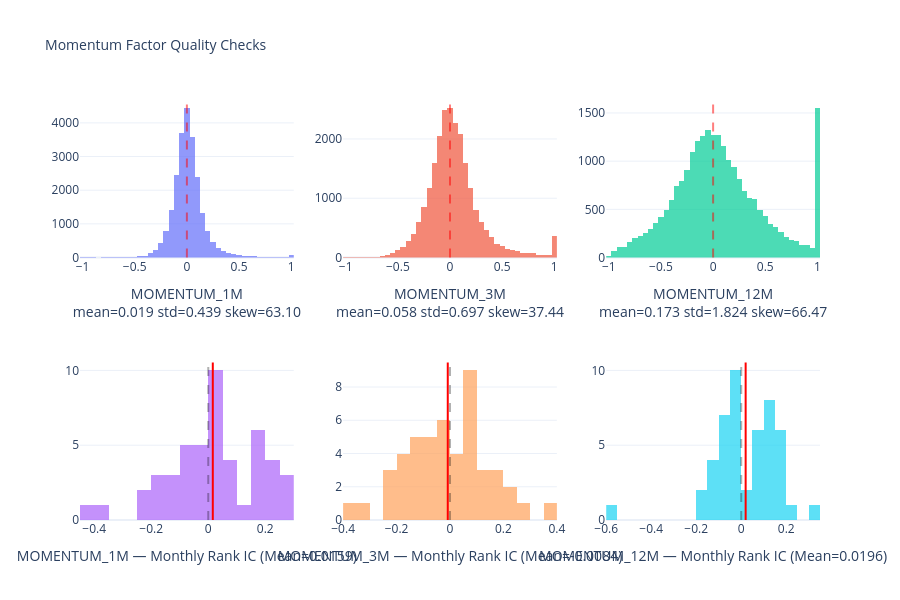

Notebook code for this chart:
### Markdown cell above
#### Factor Quality Gate: Momentum Signal Validation

Momentum (past winners continue to win) is one of the most documented cross-sectional predictors of future returns, but it can break down in crash regimes or small universes. Before carrying momentum features forward, we check three properties:

1. **Distribution shape** — Momentum returns should be roughly symmetric with moderate tails. Heavy skewness suggests survivorship bias or outlier contamination that would distort z-scores downstream.
2. **Univariate rank IC** — Does higher momentum predict higher next-month returns? We compute Spearman rank correlation between momentum and 1-month forward return for each cross-section. A mean |IC| > 0.02 is encouraging; < 0.01 suggests the signal is too noisy for this universe.
3. **Autocorrelation of ranks** — Momentum should persist for 1-6 months then decay. If cross-sectional rank autocorrelation is zero at lag 1, there is no persistence and the signal is likely noise.

**Decision impact:** If all three momentum horizons (1M, 3M, 12M) show |IC| < 0.01, momentum may not be useful for this universe — but we still carry it forward as XGBoost can find non-linear interactions. Low autocorrelation means the factor needs monthly recomputation (no forward-filling). Severe skewness (|skew| > 2) warrants winsorisation before z-scoring.

### Code cell
from snowflake.snowpark.functions import corr as sf_corr, rank as sf_rank, skew as sf_skew

mom_sf = (price_features
    .select("TICKER", "MONTH_DATE", "CLOSE_PRICE", "MOMENTUM_1M", "MOMENTUM_3M", "MOMENTUM_12M")
    .with_column("FWD_RETURN_1M",
        F.lead("CLOSE_PRICE", 1).over(W.partition_by("TICKER").order_by("MONTH_DATE"))
        / F.col("CLOSE_PRICE") - 1)
    .dropna()
)

mom_cols = ["MOMENTUM_1M", "MOMENTUM_3M", "MOMENTUM_12M"]

mom_stats = mom_sf.select(
    *[F.avg(c).alias(f"{c}_MEAN") for c in mom_cols],
    *[F.stddev(F.col(c)).alias(f"{c}_STD") for c in mom_cols],
    *[sf_skew(F.col(c)).alias(f"{c}_SKEW") for c in mom_cols],
).to_pandas().iloc[0]

mom_hist_pd = mom_sf.select(*mom_cols).to_pandas()

mom_ranked = (mom_sf
                .with_columns([f"RANK_{c}" for c in mom_cols]
                            , [sf_rank().over(W.partition_by("MONTH_DATE").order_by(c)) for c in mom_cols])
                .with_column("RANK_FWD", sf_rank().over(W.partition_by("MONTH_DATE").order_by("FWD_RETURN_1M")))
                .with_column("N", F.count("*").over(W.partition_by("MONTH_DATE")))
                .filter(F.col("N") >= 10)
            )

all_ics = (mom_ranked
    .group_by("MONTH_DATE")
    .agg(*[sf_corr(F.col(f"RANK_{c}"), F.col("RANK_FWD")).alias(f"IC_{c}") for c in mom_cols])
    .sort("MONTH_DATE")
).to_pandas()

all_ics_long = all_ics.melt(id_vars=["MONTH_DATE"], value_vars=[f"IC_{c}" for c in mom_cols],
    var_name="FACTOR", value_name="IC")
all_ics_long["FACTOR"] = all_ics_long["FACTOR"].str.replace("IC_", "")

fig = make_subplots(rows=2, cols=3, subplot_titles=["" for _ in range(6)])

for i, col_name in enumerate(mom_cols):
    vals = mom_hist_pd[col_name]
    fig.add_trace(go.Histogram(x=vals.clip(-1, 1), nbinsx=50, opacity=0.7,
        name=col_name, showlegend=False), row=1, col=i+1)
    fig.add_vline(x=0, line_dash="dash", line_color="red", opacity=0.5, row=1, col=i+1)
    m, s, sk = mom_stats[f"{col_name}_MEAN"], mom_stats[f"{col_name}_STD"], mom_stats[f"{col_name}_SKEW"]
    fig.update_xaxes(title_text=f"{col_name}<br>mean={m:.3f} std={s:.3f} skew={sk:.2f}", row=1, col=i+1)

for i, col_name in enumerate(mom_cols):
    ic_vals = all_ics_long.loc[all_ics_long["FACTOR"] == col_name, "IC"].dropna()
    mean_ic = ic_vals.mean() if len(ic_vals) > 0 else 0
    fig.add_trace(go.Histogram(x=ic_vals, nbinsx=30, opacity=0.7,
        name=f"IC {col_name}", showlegend=False), row=2, col=i+1)
    fig.add_vline(x=mean_ic, line_color="red", line_width=2, row=2, col=i+1)
    fig.add_vline(x=0, line_dash="dash", line_color="black", opacity=0.3, row=2, col=i+1)
    fig.update_xaxes(title_text=f"{col_name} — Monthly Rank IC (Mean={mean_ic:.4f})", row=2, col=i+1)

fig.update_layout(height=600, template="plotly_white",
    title_text="Momentum Factor Quality Checks", title_font_size=14)
fig.show()

print(f"\n{'Factor':<20} {'Mean IC':>10} {'|IC| > 0.02':>12} {'Skewness':>10} {'Status':>10}")
print("-" * 65)
for col_name in mom_cols:
    ic_vals = all_ics_long.loc[all_ics_long["FACTOR"] == col_name, "IC"].dropna()
    mean_ic = ic_vals.mean() if len(ic_vals) > 0 else 0
    skew_val = float(mom_stats[f"{col_name}_SKEW"])
    status = "PASS" if abs(mean_ic) > 0.02 else "REVIEW" if abs(mean_ic) > 0.01 else "WEAK"
    print(f"{col_name:<20} {mean_ic:>+10.4f} {'Yes' if abs(mean_ic) > 0.02 else 'No':>12} {skew_val:>10.2f} {status:>10}")

### Figure 1 — Plotly figure (JSON) as saved in the notebook; plotly's stock layout.template omitted (floating-point values rounded to 4 significant figures; data arrays with more than 128 entries replaced by an {"elided": "..."} marker saying what was removed)
{"data": [{"name": "MOMENTUM_1M", "nbinsx": 50, "opacity": 0.7, "showlegend": false, "type": "histogram", "x": {"elided": "23343 float values"}, "xaxis": "x", "yaxis": "y"}, {"name": "MOMENTUM_3M", "nbinsx": 50, "opacity": 0.7, "showlegend": false, "type": "histogram", "x": {"elided": "23343 float values"}, "xaxis": "x2", "yaxis": "y2"}, {"name": "MOMENTUM_12M", "nbinsx": 50, "opacity": 0.7, "showlegend": false, "type": "histogram", "x": {"elided": "23343 float values"}, "xaxis": "x3", "yaxis": "y3"}, {"name": "IC MOMENTUM_1M", "nbinsx": 30, "opacity": 0.7, "showlegend": false, "type": "histogram", "x": [0.1689, -0.08384, -0.3623, 0.04128, 0.0145, 0.029, -0.1444, 0.2062, -0.4121, 0.02045, 0.06135, -0.04725, -0.1959, 0.05883, 0.116, -0.2111, 0.1691, 0.2017, -0.1401, 0.1961, -0.2313, 0.03779, -0.05779, 0.2496, 0.03665, -0.02793, -0.1118, 0.09701, -0.07672, 0.04066, 0.2565, -0.03074, -0.09343, -0.08183, 0.219, -0.1796, 0.04487, 0.1861, 0.1874, 0.008071, 0.03362, 0.2563, -0.04767, 0.1856, 0.07315, 0.2913, -0.0289, -0.1591], "xaxis": "x4", "yaxis": "y4"}, {"name": "IC MOMENTUM_3M", "nbinsx": 30, "opacity": 0.7, "showlegend": false, "type": "histogram", "x": [0.07342, 0.003792, -0.3595, 0.03453, 0.1307, 0.0807, -0.1999, 0.25, -0.3129, -0.05749, 0.03905, -0.1735, 0.07765, -0.06879, -0.1055, -0.1279, -0.006193, 0.07667, -0.2299, -0.229, -0.0002241, 0.0734, -0.02055, 0.1571, 0.09748, -0.06225, -0.1466, 0.1215, -0.1078, 0.05969, 0.1217, -0.06338, 0.07192, -0.1848, 0.188, -0.1196, -0.2487, -0.03096, 0.09898, 0.01617, 0.1521, 0.204, -0.01826, -0.001145, 0.2132, 0.3577, -0.0688, -0.158], "xaxis": "x5", "yaxis": "y5"}, {"name": "IC MOMENTUM_12M", "nbinsx": 30, "opacity": 0.7, "showlegend": false, "type": "histogram", "x": [0.1734, -0.03612, -0.109, 0.1051, 0.1247, 0.1459, 0.02244, 0.3399, -0.5849, 0.0829, -0.02738, 0.08741, -0.07081, -0.09284, -0.1692, -0.05478, -0.01304, 0.1223, 0.02515, -0.1015, 0.09165, 0.1531, -0.08948, -0.01948, -0.02892, 0.08815, -0.1893, 0.1621, -0.009147, 0.1915, 0.1783, -0.1155, 0.1116, -0.05676, -0.02329, 0.1138, 0.06285, -0.03665, -0.005974, -0.06346, 0.2015, 0.06991, -0.1104, -0.04674, 0.1349, 0.1594, -0.08545, 0.1334], "xaxis": "x6", "yaxis": "y6"}], "layout": {"height": 600, "shapes": [{"line": {"color": "red", "dash": "dash"}, "opacity": 0.5, "type": "line", "x0": 0, "x1": 0, "xref": "x", "y0": 0, "y1": 1, "yref": "y domain"}, {"line": {"color": "red", "dash": "dash"}, "opacity": 0.5, "type": "line", "x0": 0, "x1": 0, "xref": "x2", "y0": 0, "y1": 1, "yref": "y2 domain"}, {"line": {"color": "red", "dash": "dash"}, "opacity": 0.5, "type": "line", "x0": 0, "x1": 0, "xref": "x3", "y0": 0, "y1": 1, "yref": "y3 domain"}, {"line": {"color": "red", "width": 2}, "type": "line", "x0": 0.0159, "x1": 0.0159, "xref": "x4", "y0": 0, "y1": 1, "yref": "y4 domain"}, {"line": {"color": "black", "dash": "dash"}, "opacity": 0.3, "type": "line", "x0": 0, "x1": 0, "xref": "x4", "y0": 0, "y1": 1, "yref": "y4 domain"}, {"line": {"color": "red", "width": 2}, "type": "line", "x0": -0.008376, "x1": -0.008376, "xref": "x5", "y0": 0, "y1": 1, "yref": "y5 domain"}, {"line": {"color": "black", "dash": "dash"}, "opacity": 0.3, "type": "line", "x0": 0, "x1": 0, "xref": "x5", "y0": 0, "y1": 1, "yref": "y5 domain"}, {"line": {"color": "red", "width": 2}, "type": "line", "x0": 0.01961, "x1": 0.01961, "xref": "x6", "y0": 0, "y1": 1, "yref": "y6 domain"}, {"line": {"color": "black", "dash": "dash"}, "opacity": 0.3, "type": "line", "x0": 0, "x1": 0, "xref": "x6", "y0": 0, "y1": 1, "yref": "y6 domain"}], "title": {"font": {"size": 14}, "text": "Momentum Factor Quality Checks"}, "xaxis": {"anchor": "y", "domain": [0, 0.2889], "title": {"text": "MOMENTUM_1M<br>mean=0.019 std=0.439 skew=63.10"}}, "xaxis2": {"anchor": "y2", "domain": [0.3556, 0.6444], "title": {"text": "MOMENTUM_3M<br>mean=0.058 std=0.697 skew=37.44"}}, "xaxis3": {"anchor": "y3", "domain": [0.7111, 1], "title": {"text": "MOMENTUM_12M<br>mean=0.173 std=1.824 skew=66.47"}}, "xaxis4": {"anchor": "y4", "domain": [0, 0.2889], "title": {"text": "MOMENTUM_1M — Monthly Rank IC (Mean=0.0159)"}}, "xaxis5": {"anchor": "y5", "domain": [0.3556, 0.6444], "title": {"text": "MOMENTUM_3M — Monthly Rank IC (Mean=-0.0084)"}}, "xaxis6": {"anchor": "y6", "domain": [0.7111, 1], "title": {"text": "MOMENTUM_12M — Monthly Rank IC (Mean=0.0196)"}}, "yaxis": {"anchor": "x", "domain": [0.625, 1]}, "yaxis2": {"anchor": "x2", "domain": [0.625, 1]}, "yaxis3": {"anchor": "x3", "domain": [0.625, 1]}, "yaxis4": {"anchor": "x4", "domain": [0, 0.375]}, "yaxis5": {"anchor": "x5", "domain": [0, 0.375]}, "yaxis6": {"anchor": "x6", "domain": [0, 0.375]}}}
